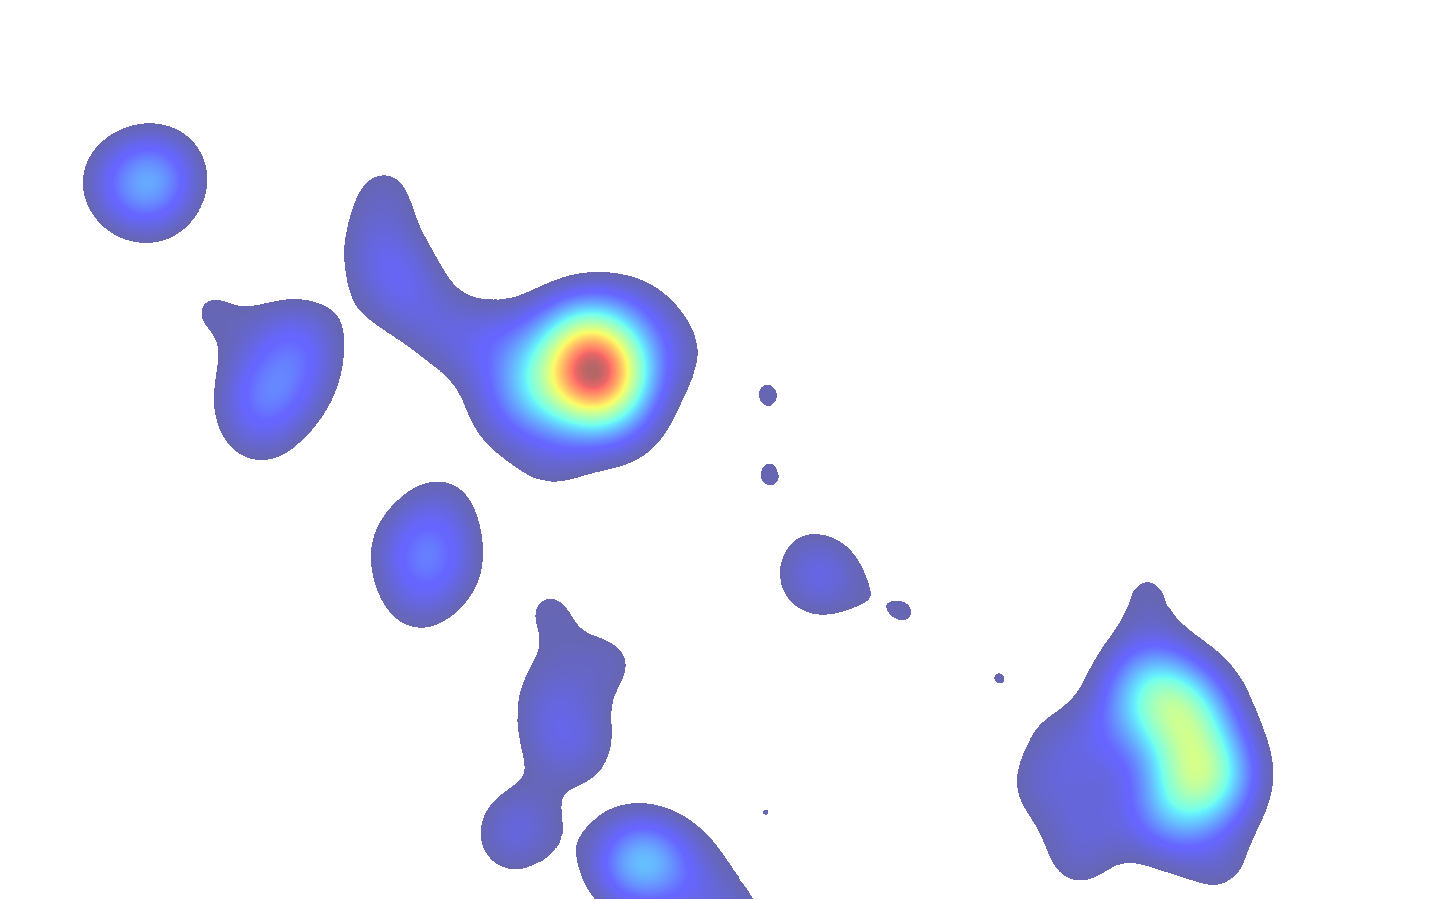

Recreate this plot in Python.
import os
import argparse
import csv
import numpy
import matplotlib
from matplotlib import pyplot, image

def draw_display(dispsize, imagefile=None):
    """Returns a matplotlib.pyplot Figure and its axes, with a size of
    dispsize, a black background colour, and optionally with an image drawn
    onto it

    arguments

    dispsize		-	tuple or list indicating the size of the display,
                    e.g. (1024,768)

    keyword arguments

    imagefile		-	full path to an image file over which the heatmap
                    is to be laid, or None for no image; NOTE: the image
                    may be smaller than the display size, the function
                    assumes that the image was presented at the centre of
                    the display (default = None)

    returns
    fig, ax		-	matplotlib.pyplot Figure and its axes: field of zeros
                    with a size of dispsize, and an image drawn onto it
                    if an imagefile was passed
    """

    # construct screen (black background)
    screen = numpy.zeros((dispsize[1], dispsize[0], 3), dtype='float32')
    # if an image location has been passed, draw the image
    if imagefile != None:
        # check if the path to the image exists
        if not os.path.isfile(imagefile):
            raise Exception("ERROR in draw_display: imagefile not found at '%s'" % imagefile)
        # load image
        img = image.imread(imagefile)

        # width and height of the image
        w, h = len(img[0]), len(img)
        # x and y position of the image on the display
        x = dispsize[0] / 2 - w / 2
        y = dispsize[1] / 2 - h / 2
        # draw the image on the screen
        screen[y:y + h, x:x + w, :] += img
    # dots per inch
    dpi = 100.0
    # determine the figure size in inches
    figsize = (dispsize[0] / dpi, dispsize[1] / dpi)
    # create a figure
    fig = pyplot.figure(figsize=figsize, dpi=dpi, frameon=False)
    ax = pyplot.Axes(fig, [0, 0, 1, 1])
    ax.set_axis_off()
    fig.add_axes(ax)
    # plot display
    ax.axis([0, dispsize[0], 0, dispsize[1]])
    ax.imshow(screen)  # , origin='upper')

    return fig, ax

def gaussian(x, sx, y=None, sy=None):
    """Returns an array of numpy arrays (a matrix) containing values between
    1 and 0 in a 2D Gaussian distribution

    arguments
    x		-- width in pixels
    sx		-- width standard deviation

    keyword argments
    y		-- height in pixels (default = x)
    sy		-- height standard deviation (default = sx)
    """

    # square Gaussian if only x values are passed
    if y == None:
        y = x
    if sy == None:
        sy = sx
    # centers
    xo = x / 2
    yo = y / 2
    # matrix of zeros
    M = numpy.zeros([y, x], dtype=float)
    # gaussian matrix
    for i in range(x):
        for j in range(y):
            M[j, i] = numpy.exp(
                -1.0 * (((float(i) - xo) ** 2 / (2 * sx * sx)) + ((float(j) - yo) ** 2 / (2 * sy * sy))))

    return M

def draw_heatmap(gazepoints, dispsize, imagefile=None, alpha=0.5, savefilename=None, gaussianwh=200, gaussiansd=None):
    """Draws a heatmap of the provided fixations, optionally drawn over an
    image, and optionally allocating more weight to fixations with a higher
    duration.

    arguments

    gazepoints		-	a list of gazepoint tuples (x, y)
    
    dispsize		-	tuple or list indicating the size of the display,
                    e.g. (1024,768)

    keyword arguments

    imagefile		-	full path to an image file over which the heatmap
                    is to be laid, or None for no image; NOTE: the image
                    may be smaller than the display size, the function
                    assumes that the image was presented at the centre of
                    the display (default = None)
    alpha		-	float between 0 and 1, indicating the transparancy of
                    the heatmap, where 0 is completely transparant and 1
                    is completely untransparant (default = 0.5)
    savefilename	-	full path to the file in which the heatmap should be
                    saved, or None to not save the file (default = None)

    returns

    fig			-	a matplotlib.pyplot Figure instance, containing the
                    heatmap
    """

    # IMAGE
    fig, ax = draw_display(dispsize, imagefile=imagefile)

    # HEATMAP
    # Gaussian
    gwh = gaussianwh
    gsdwh = gwh / 6 if (gaussiansd is None) else gaussiansd
    gaus = gaussian(gwh, gsdwh)
    # matrix of zeroes
    strt = gwh / 2
    heatmapsize = dispsize[1] + 2 * strt, dispsize[0] + 2 * strt
    heatmap = numpy.zeros(heatmapsize, dtype=float)
    # create heatmap
    for i in range(0, len(gazepoints)):
        # get x and y coordinates
        x = strt + gazepoints[i][0] - int(gwh / 2)
        y = strt + gazepoints[i][1] - int(gwh / 2)
        # correct Gaussian size if either coordinate falls outside of
        # display boundaries
        if (not 0 < x < dispsize[0]) or (not 0 < y < dispsize[1]):
            hadj = [0, gwh];
            vadj = [0, gwh]
            if 0 > x:
                hadj[0] = abs(x)
                x = 0
            elif dispsize[0] < x:
                hadj[1] = gwh - int(x - dispsize[0])
            if 0 > y:
                vadj[0] = abs(y)
                y = 0
            elif dispsize[1] < y:
                vadj[1] = gwh - int(y - dispsize[1])
            # add adjusted Gaussian to the current heatmap
            try:
                heatmap[y:y + vadj[1], x:x + hadj[1]] += gaus[vadj[0]:vadj[1], hadj[0]:hadj[1]] * gazepoints[i][2]
            except:
                # fixation was probably outside of display
                pass
        else:
            # add Gaussian to the current heatmap
            heatmap[y:y + gwh, x:x + gwh] += gaus * gazepoints[i][2]
    # resize heatmap
    heatmap = heatmap[strt:dispsize[1] + strt, strt:dispsize[0] + strt]
    # remove zeros
    lowbound = numpy.mean(heatmap[heatmap > 0])
    heatmap[heatmap < lowbound] = numpy.NaN
    # draw heatmap on top of image
    ax.imshow(heatmap, cmap='jet', alpha=alpha)

    # FINISH PLOT
    # invert the y axis, as (0,0) is top left on a display
    ax.invert_yaxis()
    # save the figure if a file name was provided
    if savefilename != None:
        fig.savefig(savefilename)

    return fig


##################
#     Parsing    #
##################

parser = argparse.ArgumentParser(description='Parameters required for processing.')

#required args
parser.add_argument('input-path', type=str, help='path to the csv input')
parser.add_argument('display-width', type=int, help='an integer representing the display width')
parser.add_argument('display-height', type=int, help='an integer representing the display height')

#optional args
parser.add_argument('-a', '--alpha', type=float, default='0.5', required=False, help='alpha for the gaze overlay')
parser.add_argument('-o',  '--output-name', type=str, required=False, help='name for the output file')
parser.add_argument('-b',  '--background-image', type=str, default=None, required=False, help='path to the background image')

#advanced optional args
parser.add_argument('-n', '--n-gaussian-matrix', type=int, default='200', required=False, help='width and height of gaussian matrix')
parser.add_argument('-sd',  '--standard-deviation', type=float, default=None ,required=False, help='standard deviation of gaussian distribution')


args = vars(parser.parse_args())

input_path = args['input-path']
display_width = args['display-width']
display_height = args['display-height']
alpha = args['alpha']
output_name = args['output_name'] if args['output_name'] is not None else 'output'
background_image = args['background_image']
ngaussian = args['n_gaussian_matrix']
sd = args['standard_deviation']

with open(input_path) as f:
	reader = csv.reader(f)
	raw = list(reader)
	
	gaza_data = []
	if len(raw[0]) is 2:
		gaze_data = list(map(lambda q: (int(q[0]), int(q[1]), 1), raw))
	else:
		gaze_data =  list(map(lambda q: (int(q[0]), int(q[1]), int(q[2])), raw))
		
	draw_heatmap(gaze_data, (display_width, display_height), alpha=alpha, savefilename=output_name, imagefile=background_image, gaussianwh=ngaussian, gaussiansd=sd)

   
